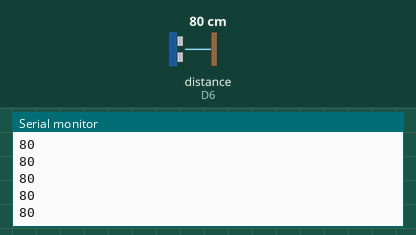
This sketch was run on a simulated ESP8266 (Wemos D1 mini). On the bench: the last lines printed to the serial monitor. Wiring (inferred from the names in the program): ultrasonic range finder: trigger D5; echo D6. The test bench sets the inputs (shaded band); at power-on: distance to the obstacle (sensor on D6) 80 cm. The echo pulse lasts 58.3 µs per cm; WiFi joins after 1.5 s; servers stay silent unless stated.

Above: at 3.1 s.
3.2 s: distance to the obstacle (sensor on D6) set to 2 cm
At 4.3 s:
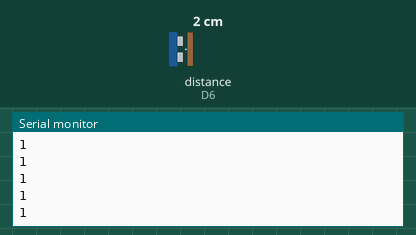
4.7 s: distance to the obstacle (sensor on D6) set to 4 cm
At 5.8 s:
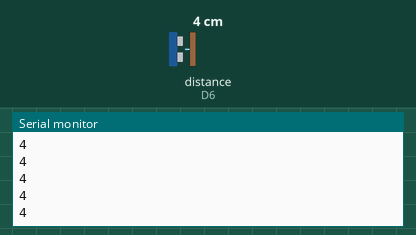
Timing chart, 0 to 7.7 s (numbered marks = the images above; inputs shaded):
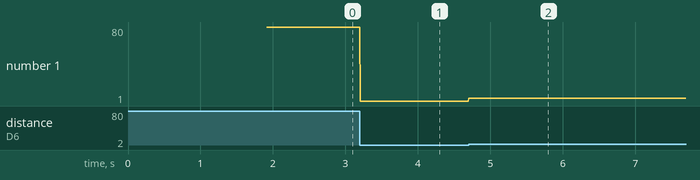

The sketch:

Edgent_ESP8266.ino
```cpp
#define BLYNK_TEMPLATE_ID "TMPL36OdJvfPB"
#define BLYNK_TEMPLATE_NAME "Project 1"

#define BLYNK_FIRMWARE_VERSION        "0.1.0"

#define BLYNK_PRINT Serial

#define APP_DEBUG

#define trig D5
#define echo D6

#include "BlynkEdgent.h"
#include <ESP8266WiFi.h>

char auth[] = "fPn_a3rPl96TXB7Tc0dKbL3w0KLKHmoC"; // Replace with your Blynk auth token
char ssid[] = "Jarvis"; // Replace with your Wi-Fi network name
char pass[] = "12345678"; // Replace with your Wi-Fi network password

BlynkTimer timer;
long BinDepth=16.5;

void GarbageLevel(){
  digitalWrite(trig,LOW);
  delayMicroseconds(2);
  digitalWrite(trig, HIGH);
  delayMicroseconds(10);
  digitalWrite(trig, LOW);
  long t = pulseIn(echo, HIGH);
  long cm = (t / 2)/29.1;
  Serial.println(cm);
  double level= BinDepth-cm;
  if(level>0){
    long percentage=((level/BinDepth))*100;
    Blynk.virtualWrite(V3,percentage);
  }

  else{
    Blynk.virtualWrite(V3,0);
  }

}

void setup()
{
  pinMode(trig, OUTPUT);
  pinMode(echo, INPUT);
  Serial.begin(115200);
  delay(100);

  WiFi.begin(ssid, pass); // Connect to Wi-Fi network

  while (WiFi.status() != WL_CONNECTED) { // Wait for Wi-Fi to connect
    delay(500);
    Serial.print(".");
  }

  Blynk.config(auth); // Configure Blynk
  Blynk.connect(); // Connect to Blynk server
  timer.setInterval(10L, GarbageLevel);
}

void loop() {
  Blynk.run(); // Run Blynk
  timer.run();
}
```

Measured:
- after the input at 3.2 s, the serial monitor: prints a new line at once (image 1)
- after the input at 4.7 s, the serial monitor: prints a new line at once (image 2)
- plotted number 1: 80 → 1 after the input at 3.2 s, 1 → 4 after the input at 4.7 s
